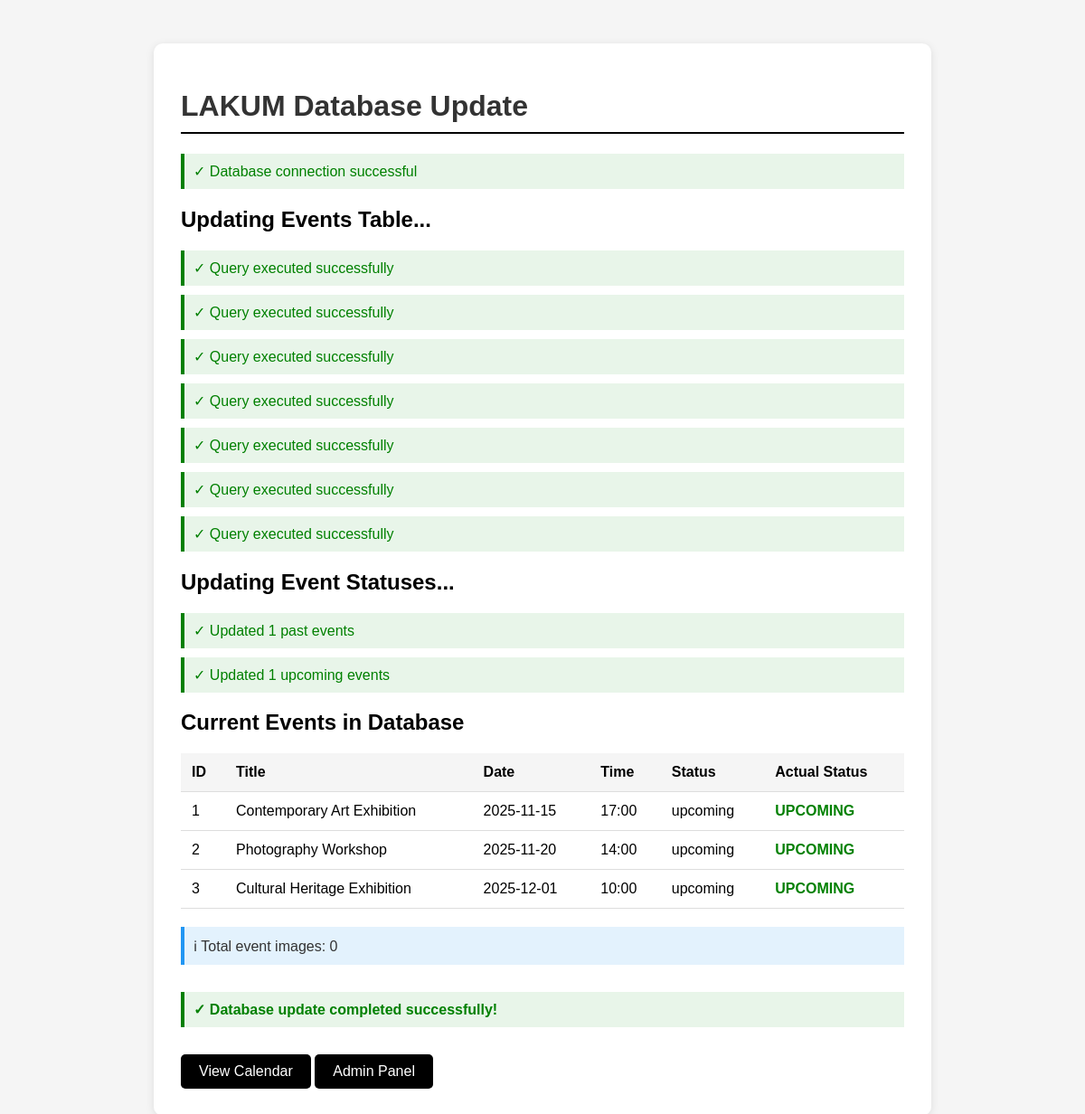
The page /update_database.php on the database its author committed.
### tables this page shows
CREATE TABLE IF NOT EXISTS events (
    id INT AUTO_INCREMENT PRIMARY KEY,
    title VARCHAR(255) NOT NULL,
    description TEXT,
    event_date DATE NOT NULL,
    event_time VARCHAR(50),
    end_date DATE,
    end_time VARCHAR(50),
    location VARCHAR(255),
    video_link VARCHAR(500),
    cover_image VARCHAR(255),
    status ENUM('upcoming', 'past') DEFAULT 'upcoming',
    created_at TIMESTAMP DEFAULT CURRENT_TIMESTAMP,
    updated_at TIMESTAMP DEFAULT CURRENT_TIMESTAMP ON UPDATE CURRENT_TIMESTAMP,
    INDEX idx_event_date (event_date),
    INDEX idx_status (status),
    INDEX idx_created_at (created_at)
);

### update_database.php (the view, shortened to what this page needs)
<?php
echo "<!DOCTYPE html>
<html>
<head>
    <title>LAKUM Database Update</title>
    <style>
        body { font-family: Arial, sans-serif; padding: 40px; background: #f5f5f5; }
        .container { max-width: 800px; margin: 0 auto; background: white; padding: 30px; border-radius: 10px; box-shadow: 0 2px 10px rgba(0,0,0,0.1); }
        h1 { color: #333; border-bottom: 2px solid #000; padding-bottom: 10px; }
        .success { color: green; padding: 10px; background: #e8f5e9; border-left: 4px solid green; margin: 10px 0; }
        .error { color: red; padding: 10px; background: #ffebee; border-left: 4px solid red; margin: 10px 0; }
        .info { color: #333; padding: 10px; background: #e3f2fd; border-left: 4px solid #2196F3; margin: 10px 0; }
        table { width: 100%; border-collapse: collapse; margin: 20px 0; }
        th, td { padding: 12px; text-align: left; border-bottom: 1px solid #ddd; }
        th { background: #f5f5f5; font-weight: bold; }
        .btn { display: inline-block; padding: 10px 20px; background: #000; color: white; text-decoration: none; border-radius: 5px; margin-top: 20px; }
        .btn:hover { background: #333; }
    </style>
</head>
<body>
    <div class='container'>
        <h1>LAKUM Database Update</h1>";
$conn = getDBConnection();
echo "<div class='success'>✓ Database connection successful</div>";
echo "<h2>Updating Events Table...</h2>";
$queries = [
    "ALTER TABLE events MODIFY COLUMN status ENUM('upcoming', 'past') DEFAULT 'upcoming'",
    "ALTER TABLE events ADD COLUMN IF NOT EXISTS end_date DATE AFTER event_time",
    "ALTER TABLE events ADD COLUMN IF NOT EXISTS end_time VARCHAR(50) AFTER end_date",
    "ALTER TABLE events ADD COLUMN IF NOT EXISTS video_link VARCHAR(500) AFTER location",
    "CREATE INDEX IF NOT EXISTS idx_event_date ON events(event_date)",
    "CREATE INDEX IF NOT EXISTS idx_status ON events(status)",
    "CREATE INDEX IF NOT EXISTS idx_created_at ON events(created_at)"
];
foreach ($queries as $query) {
    if ($conn->query($query)) {
        echo "<div class='success'>✓ Query executed successfully</div>";
    } else {
        if (strpos($conn->error, 'Duplicate') === false && strpos($conn->error, 'exists') === false) {
            echo "<div class='info'>ℹ " . htmlspecialchars($conn->error) . "</div>";
        }
    }
}
echo "<h2>Updating Event Statuses...</h2>";
$updatePast = "UPDATE events SET status = 'past' WHERE event_date < CURDATE() AND status = 'upcoming'";
$updateUpcoming = "UPDATE events SET status = 'upcoming' WHERE event_date >= CURDATE() AND status = 'past'";
if ($conn->query($updatePast)) {
    $pastCount = $conn->affected_rows;
    echo "<div class='success'>✓ Updated $pastCount past events</div>";
}
if ($conn->query($updateUpcoming)) {
    $upcomingCount = $conn->affected_rows;
    echo "<div class='success'>✓ Updated $upcomingCount upcoming events</div>";
}
echo "<h2>Current Events in Database</h2>";
$result = $conn->query("SELECT id, title, event_date, event_time, location, status,
                        CASE WHEN event_date >= CURDATE() THEN 'UPCOMING' ELSE 'PAST' END as actual_status
                        FROM events ORDER BY event_date ASC");
if ($result && $result->num_rows > 0) {
    echo "<table>
            <tr>
                <th>ID</th>
                <th>Title</th>
                <th>Date</th>
                <th>Time</th>
                <th>Status</th>
                <th>Actual Status</th>
            </tr>";
    while ($row = $result->fetch_assoc()) {
        $statusColor = $row['actual_status'] == 'UPCOMING' ? 'green' : 'gray';
        echo "<tr>
                <td>{$row['id']}</td>
                <td>" . htmlspecialchars($row['title']) . "</td>
                <td>{$row['event_date']}</td>
                <td>{$row['event_time']}</td>
                <td>{$row['status']}</td>
                <td style='color: $statusColor; font-weight: bold;'>{$row['actual_status']}</td>
              </tr>";
    }
    echo "</table>";
} else {
    echo "<div class='info'>ℹ No events found in database. Add events through the admin panel.</div>";
}
$imageResult = $conn->query("SELECT COUNT(*) as count FROM event_images");
if ($imageResult) {
    $imageCount = $imageResult->fetch_assoc()['count'];
    echo "<div class='info'>ℹ Total event images: $imageCount</div>";
}
echo "<div class='success' style='margin-top: 30px;'>
        <strong>✓ Database update completed successfully!</strong>
      </div>";
echo "<a href='Calender.php' class='btn'>View Calendar</a> ";
echo "<a href='admin/login.php' class='btn'>Admin Panel</a>";
echo "</div></body></html>";
?>

### update_database.php (style rules this page uses)
body { font-family: Arial, sans-serif; padding: 40px; background: #f5f5f5; }
.container { max-width: 800px; margin: 0 auto; background: white; padding: 30px; border-radius: 10px; box-shadow: 0 2px 10px rgba(0,0,0,0.1); }
h1 { color: #333; border-bottom: 2px solid #000; padding-bottom: 10px; }
.success { color: green; padding: 10px; background: #e8f5e9; border-left: 4px solid green; margin: 10px 0; }
.info { color: #333; padding: 10px; background: #e3f2fd; border-left: 4px solid #2196F3; margin: 10px 0; }
table { width: 100%; border-collapse: collapse; margin: 20px 0; }
th, td { padding: 12px; text-align: left; border-bottom: 1px solid #ddd; }
th { background: #f5f5f5; font-weight: bold; }
.btn { display: inline-block; padding: 10px 20px; background: #000; color: white; text-decoration: none; border-radius: 5px; margin-top: 20px; }

### rows shown on the page
events: id "1", title "Contemporary Art Exhibition", event_date "2025-11-15", event_time "17:00", status "upcoming", actual_status "UPCOMING"
events: id "2", title "Photography Workshop", event_date "2025-11-20", event_time "14:00", status "upcoming", actual_status "UPCOMING"
events: id "3", title "Cultural Heritage Exhibition", event_date "2025-12-01", event_time "10:00", status "upcoming", actual_status "UPCOMING"

### other values the page prints
$pastCount "1"
$upcomingCount "1"
$imageCount "0"
